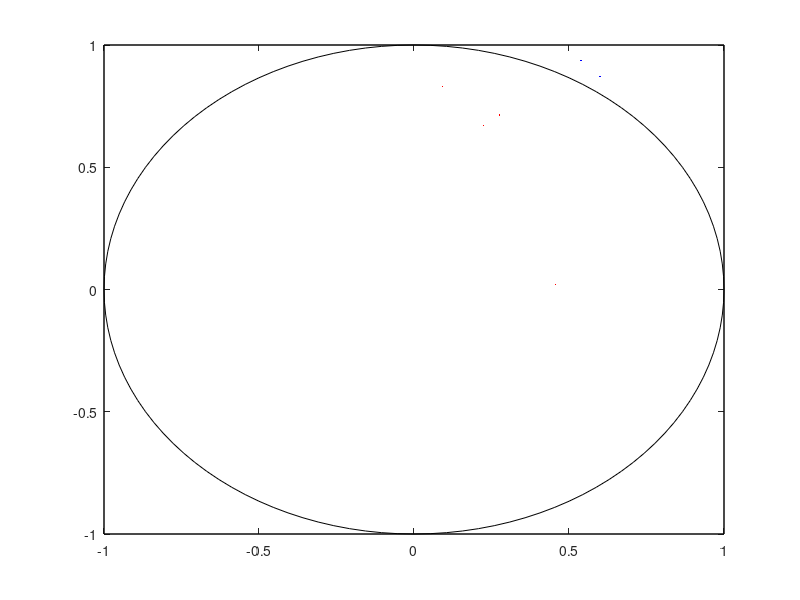

The MATLAB source for this figure: (Note: this script raises an error after producing the figure.)
n=input('N=');
t=0:pi/60:pi*2;
x=cos(t);
y=sin(t);
plot(x,y,'-k');
%Draw Circle
hold on;
x=-1;
y=-1;
w=2;
h=2;
rectangle('Position',[x,y,w,h],'edgecolor','k');
%draw rectangle
count=0;
for i=0:n
    x=rand(1);
    y=rand(1);
    %Use uniform distribution
    if x*x+y*y<1
        count=count+1;
        plot(x,y,'.r','MarkerSize',1);
    else
        plot(x,y,'.b','MarkerSize',1);
    end
    %Draw scatter points and get record probability
end
p=count/n;
title('The probability is', p);
axis([-1, 1, -1, 1]);
axis equal;
grid on;
hold off;
